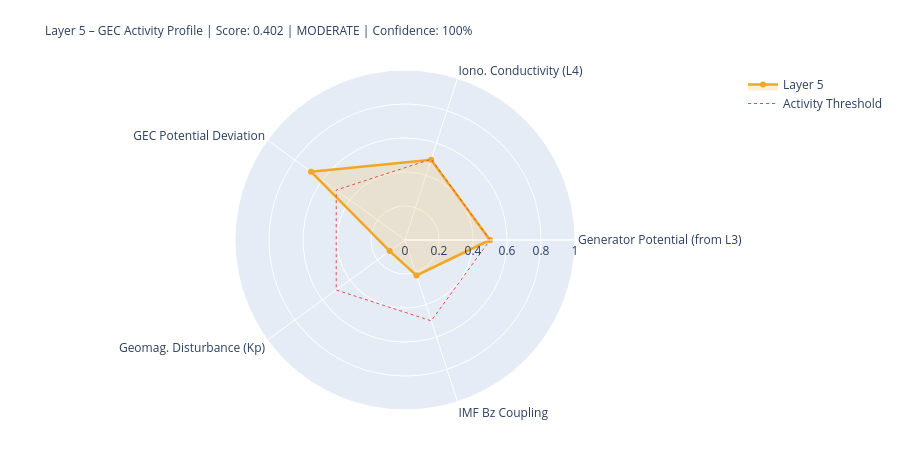

Here is the notebook cell this chart was saved with:
### Markdown cell above
---
## 5. State Assessment & Handoff to Layer 6

### Code cell
# ============================================================
# LAYER-5-SCORE
# ============================================================

# Components
# 1) Generator activity (Layer-3-driven)
gen_score = norm(generator_strength, 0.3, 2.0)
gen_src   = 'from_layer3' if l3_thunder_score is not None else 'estimated'

# 2) Ionospheric conductivity (Layer-4-driven)
iono_score = norm(iono_cond_factor, 0.7, 1.4)
iono_src   = 'from_layer4' if l4_ioniz is not None else 'estimated'

# 3) GEC potential deviation from reference
pot_score = norm(abs(delta_V_pct), 0, 30)  # 0 = at reference, 1 = 30% deviation
pot_src   = 'derived'

# 4) Geomagnetic disturbance (Kp) – modulates vertical currents
kp_score = norm(kp_val, 0, 9)
kp_src   = 'primary' if kp_now is not None else 'from_layer4'

# 5) IMF Bz coupling (southward = stronger M-I coupling → GEC influence)
bz_score = norm(-(bz_now or 0), -5, 30) if bz_now is not None else None
bz_src   = 'primary' if bz_now is not None else 'missing'

COMPONENTS = {
    'Generator Potential (from L3)':  {'score': gen_score,   'source': 'derived_from_layer3', 'dynamic': True},
    'Iono. Conductivity (L4)':      {'score': iono_score,  'source': iono_src, 'dynamic': True},
    'GEC Potential Deviation':      {'score': pot_score,   'source': pot_src,  'dynamic': True},
    'Geomag. Disturbance (Kp)':         {'score': kp_score,    'source': kp_src,   'dynamic': True},
    'IMF Bz Coupling':               {'score': bz_score,    'source': bz_src,   'dynamic': True},
}

available   = {k: v['score'] for k, v in COMPONENTS.items() if v['score'] is not None}
unavailable = [k for k, v in COMPONENTS.items() if v['score'] is None]
layer5_score = round(sum(available.values()) / len(available), 4) if available else None
confidence   = round(len(available) / len(COMPONENTS), 2)
level = ('unknown' if layer5_score is None
         else 'quiet'   if layer5_score < 0.3
         else 'moderate' if layer5_score < 0.6
         else 'active')
dominant_l5 = max(available, key=available.get) if available else 'none'

# Kp consistency: separate 1-min raw value from score value
kp_1m_raw   = kp_now          # directly from API (can be 0.0 during live measurement)
kp_for_score = kp_val          # from Layer-0 context or estimated value if needed
kp_score_src = kp_src

W = 68
print('=' * W)
print('LAYER 5 – GLOBAL ELECTRIC CIRCUIT – STATE ASSESSMENT')
print('=' * W)
for name, comp in COMPONENTS.items():
    s = comp['score']
    if s is not None:
        bar = '█' * int(s*20) + '░' * (20-int(s*20))
        print(f'  {name:<34} {bar}  {s:.3f}  [{comp["source"]}]')
    else:
        print(f'  {name:<34} {"─"*20}  n/a   [missing]')
print('-' * W)
print(f'  Score:         {layer5_score:.3f}  ({len(available)}/{len(COMPONENTS)} components)')
print(f'  Confidence:    {confidence:.0%}')
print(f'  Level:         {level.upper()}')
print(f'  Dominant:      {dominant_l5}')
print(f'  V_iono:        {V_iono_mod:.1f} kV  (Δ {delta_V_pct:+.1f}% vs. Ref)')
print(f'  I_total:       {I_total_mod:.1f} A   (Δ {delta_I_pct:+.1f}% vs. Ref)')
print('=' * W)

# Radar
cats   = list(available.keys())
vals_r = list(available.values())
if len(cats) >= 3:
    fig = go.Figure()
    fig.add_trace(go.Scatterpolar(
        r=vals_r + [vals_r[0]], theta=cats + [cats[0]],
        fill='toself', fillcolor='rgba(242,166,35,0.18)',
        line=dict(color='#F2A623', width=2.5), name='Layer 5'
    ))
    fig.add_trace(go.Scatterpolar(
        r=[0.5]*(len(cats)+1), theta=cats+[cats[0]],
        line=dict(color='#E24B4A', dash='dot', width=1),
        mode='lines', name='Activity Threshold'
    ))
    fig.update_layout(
        title=dict(
            text=f'Layer 5 – GEC Activity Profile | Score: {layer5_score:.3f} | {level.upper()} | Confidence: {confidence:.0%}',
            font=dict(size=12)
        ),
        polar=dict(radialaxis=dict(visible=True, range=[0,1])),
        height=450, showlegend=True,
        margin=dict(l=80, r=80, t=70, b=40)
    )
    fig.show()

### Figure 1 — Plotly figure (JSON) as saved in the notebook; plotly's stock layout.template omitted (floating-point values rounded to 4 significant figures)
{"data": [{"fill": "toself", "fillcolor": "rgba(242,166,35,0.18)", "line": {"color": "#F2A623", "width": 2.5}, "name": "Layer 5", "r": [0.5, 0.4963, 0.6833, 0.1111, 0.2191, 0.5], "theta": ["Generator Potential (from L3)", "Iono. Conductivity (L4)", "GEC Potential Deviation", "Geomag. Disturbance (Kp)", "IMF Bz Coupling", "Generator Potential (from L3)"], "type": "scatterpolar"}, {"line": {"color": "#E24B4A", "dash": "dot", "width": 1}, "mode": "lines", "name": "Activity Threshold", "r": [0.5, 0.5, 0.5, 0.5, 0.5, 0.5], "theta": ["Generator Potential (from L3)", "Iono. Conductivity (L4)", "GEC Potential Deviation", "Geomag. Disturbance (Kp)", "IMF Bz Coupling", "Generator Potential (from L3)"], "type": "scatterpolar"}], "layout": {"height": 450, "margin": {"b": 40, "l": 80, "r": 80, "t": 70}, "polar": {"radialaxis": {"range": [0, 1], "visible": true}}, "showlegend": true, "title": {"font": {"size": 12}, "text": "Layer 5 – GEC Activity Profile | Score: 0.402 | MODERATE | Confidence: 100%"}}}
